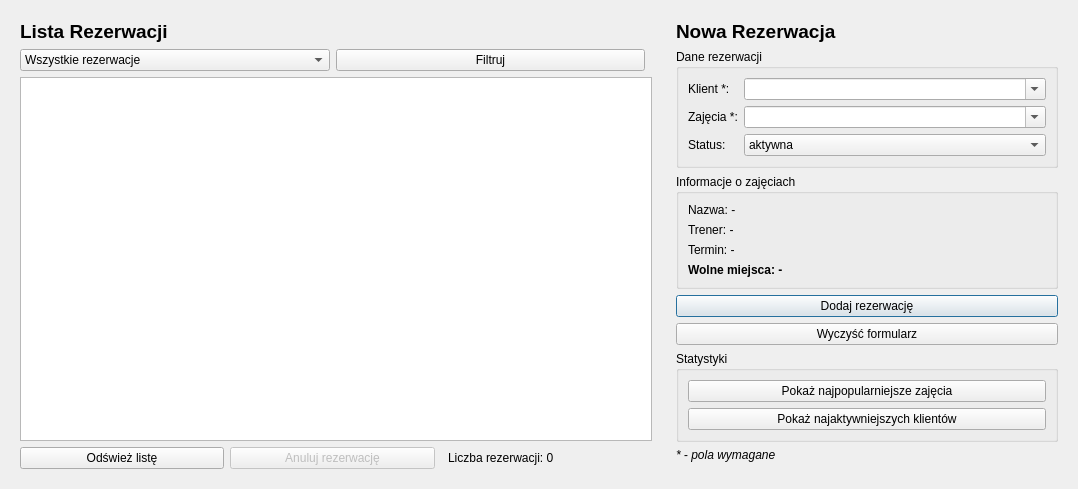
      <widget class="QWidget" name="tabRezerwacje">
       <attribute name="title">
        <string>📅 Rezerwacje</string>
       </attribute>
       <layout class="QHBoxLayout" name="horizontalLayout_rezerwacje">
        <item>
         <!-- LEWA STRONA - LISTA REZERWACJI -->
         <widget class="QWidget" name="leftPanelRezerwacje" native="true">
          <property name="minimumSize">
           <size>
            <width>650</width>
            <height>0</height>
           </size>
          </property>
          <layout class="QVBoxLayout" name="verticalLayout_leftRezerwacje">
           <item>
            <widget class="QLabel" name="labelRezerwacjeTitle">
             <property name="text">
              <string>Lista Rezerwacji</string>
             </property>
             <property name="font">
              <font>
               <pointsize>14</pointsize>
               <weight>75</weight>
               <bold>true</bold>
              </font>
             </property>
            </widget>
           </item>

           <!-- Filtrowanie rezerwacji -->
           <item>
            <layout class="QHBoxLayout" name="filterLayoutRezerwacje">
             <item>
              <widget class="QComboBox" name="comboBoxFilterStatusRezerwacje">
               <item>
                <property name="text">
                 <string>Wszystkie rezerwacje</string>
                </property>
               </item>
               <item>
                <property name="text">
                 <string>Tylko aktywne</string>
                </property>
               </item>
               <item>
                <property name="text">
                 <string>Tylko anulowane</string>
                </property>
               </item>
              </widget>
             </item>
             <item>
              <widget class="QPushButton" name="pushButtonFilterRezerwacje">
               <property name="text">
                <string>Filtruj</string>
               </property>
              </widget>
             </item>
             <item>
              <spacer name="horizontalSpacerFilterRezerwacje">
               <property name="orientation">
                <enum>Qt::Horizontal</enum>
               </property>
              </spacer>
             </item>
            </layout>
           </item>

           <!-- Tabela z rezerwacjami -->
           <item>
            <widget class="QTableWidget" name="tableWidgetRezerwacje">
             <property name="alternatingRowColors">
              <bool>true</bool>
             </property>
             <property name="selectionBehavior">
              <enum>QAbstractItemView::SelectRows</enum>
             </property>
             <property name="sortingEnabled">
              <bool>true</bool>
             </property>
            </widget>
           </item>

           <!-- Przyciski akcji rezerwacji -->
           <item>
            <layout class="QHBoxLayout" name="buttonsLayoutRezerwacje">
             <item>
              <widget class="QPushButton" name="pushButtonOdswiezRezerwacje">
               <property name="text">
                <string>Odśwież listę</string>
               </property>
              </widget>
             </item>
             <item>
              <widget class="QPushButton" name="pushButtonAnulujRezerwacje">
               <property name="text">
                <string>Anuluj rezerwację</string>
               </property>
               <property name="enabled">
                <bool>false</bool>
               </property>
              </widget>
             </item>
             <item>
              <spacer name="horizontalSpacerRezerwacje">
               <property name="orientation">
                <enum>Qt::Horizontal</enum>
               </property>
              </spacer>
             </item>
             <item>
              <widget class="QLabel" name="labelLiczbaRezerwacji">
               <property name="text">
                <string>Liczba rezerwacji: 0</string>
               </property>
              </widget>
             </item>
            </layout>
           </item>
          </layout>
         </widget>
        </item>

        <item>
         <!-- PRAWA STRONA - FORMULARZ REZERWACJI -->
         <widget class="QWidget" name="rightPanelRezerwacje" native="true">
          <property name="minimumSize">
           <size>
            <width>400</width>
            <height>0</height>
           </size>
          </property>
          <property name="maximumSize">
           <size>
            <width>500</width>
            <height>16777215</height>
           </size>
          </property>
          <layout class="QVBoxLayout" name="verticalLayout_rightRezerwacje">
           <item>
            <widget class="QLabel" name="labelFormularzRezerwacjiTitle">
             <property name="text">
              <string>Nowa Rezerwacja</string>
             </property>
             <property name="font">
              <font>
               <pointsize>14</pointsize>
               <weight>75</weight>
               <bold>true</bold>
              </font>
             </property>
            </widget>
           </item>

           <!-- Formularz rezerwacji -->
           <item>
            <widget class="QGroupBox" name="groupBoxFormularzRezerwacji">
             <property name="title">
              <string>Dane rezerwacji</string>
             </property>
             <layout class="QFormLayout" name="formLayoutRezerwacji">
              <item row="0" column="0">
               <widget class="QLabel" name="labelKlientRezerwacji">
                <property name="text">
                 <string>Klient *:</string>
                </property>
               </widget>
              </item>
              <item row="0" column="1">
               <widget class="QComboBox" name="comboBoxKlientRezerwacji">
                <property name="editable">
                 <bool>true</bool>
                </property>
               </widget>
              </item>
              <item row="1" column="0">
               <widget class="QLabel" name="labelZajeciaRezerwacji">
                <property name="text">
                 <string>Zajęcia *:</string>
                </property>
               </widget>
              </item>
              <item row="1" column="1">
               <widget class="QComboBox" name="comboBoxZajeciaRezerwacji">
                <property name="editable">
                 <bool>true</bool>
                </property>
               </widget>
              </item>
              <item row="2" column="0">
               <widget class="QLabel" name="labelStatusRezerwacji">
                <property name="text">
                 <string>Status:</string>
                </property>
               </widget>
              </item>
              <item row="2" column="1">
               <widget class="QComboBox" name="comboBoxStatusRezerwacji">
                <item>
                 <property name="text">
                  <string>aktywna</string>
                 </property>
                </item>
                <item>
                 <property name="text">
                  <string>anulowana</string>
                 </property>
                </item>
               </widget>
              </item>
             </layout>
            </widget>
           </item>

           <!-- Informacje o zajęciach -->
           <item>
            <widget class="QGroupBox" name="groupBoxInfoZajecia">
             <property name="title">
              <string>Informacje o zajęciach</string>
             </property>
             <layout class="QVBoxLayout" name="verticalLayoutInfoZajecia">
              <item>
               <widget class="QLabel" name="labelInfoNazwaZajec">
                <property name="text">
                 <string>Nazwa: -</string>
                </property>
               </widget>
              </item>
              <item>
               <widget class="QLabel" name="labelInfoTrener">
                <property name="text">
                 <string>Trener: -</string>
                </property>
               </widget>
              </item>
              <item>
               <widget class="QLabel" name="labelInfoDataCzas">
                <property name="text">
                 <string>Termin: -</string>
                </property>
               </widget>
              </item>
              <item>
               <widget class="QLabel" name="labelInfoMiejsca">
                <property name="text">
                 <string>Wolne miejsca: -</string>
                </property>
                <property name="font">
                 <font>
                  <weight>75</weight>
                  <bold>true</bold>
                 </font>
                </property>
               </widget>
              </item>
             </layout>
            </widget>
           </item>

           <!-- Przyciski formularza rezerwacji -->
           <item>
            <layout class="QVBoxLayout" name="formButtonsLayoutRezerwacji">
             <item>
              <widget class="QPushButton" name="pushButtonDodajRezerwacje">
               <property name="text">
                <string>Dodaj rezerwację</string>
               </property>
               <property name="default">
                <bool>true</bool>
               </property>
              </widget>
             </item>
             <item>
              <widget class="QPushButton" name="pushButtonWyczyscRezerwacje">
               <property name="text">
                <string>Wyczyść formularz</string>
               </property>
              </widget>
             </item>
            </layout>
           </item>

           <!-- Statystyki -->
           <item>
            <widget class="QGroupBox" name="groupBoxStatystyki">
             <property name="title">
              <string>Statystyki</string>
             </property>
             <layout class="QVBoxLayout" name="verticalLayoutStatystyki">
              <item>
               <widget class="QPushButton" name="pushButtonPokazStatystyki">
                <property name="text">
                 <string>Pokaż najpopularniejsze zajęcia</string>
                </property>
               </widget>
              </item>
              <item>
               <widget class="QPushButton" name="pushButtonPokazAktywnych">
                <property name="text">
                 <string>Pokaż najaktywniejszych klientów</string>
                </property>
               </widget>
              </item>
             </layout>
            </widget>
           </item>

           <item>
            <widget class="QLabel" name="labelWymaganeRezerwacje">
             <property name="text">
              <string>* - pola wymagane</string>
             </property>
             <property name="font">
              <font>
               <italic>true</italic>
              </font>
             </property>
            </widget>
           </item>
           <item>
            <spacer name="verticalSpacerRezerwacje">
             <property name="orientation">
              <enum>Qt::Vertical</enum>
             </property>
            </spacer>
           </item>
          </layout>
         </widget>
        </item>
       </layout>
      </widget>
